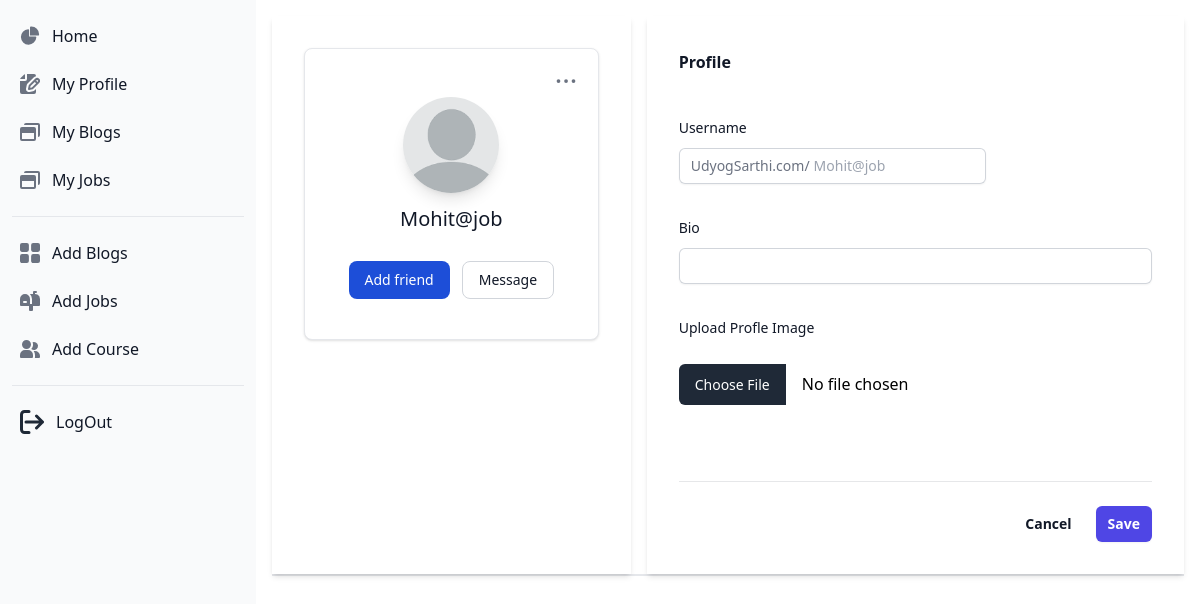
The page /contributor/13/edit-contributor-profile/ (signed in) on the database its author committed.
### usa/models.py (models this page shows)
class Contributor(models.Model):
    user = models.OneToOneField(User, on_delete=models.CASCADE)
    bio = models.TextField(blank=True)
    profileimg = models.ImageField(upload_to='profile_images', default='blank-profile-pic.png')
    def __str__(self):
        return self.user.username

### contributor/views.py (the view, shortened to what this page needs)
# urls.py: path('<int:user_id>/edit-contributor-profile/', views.edit_contributor_profile, name="edit_contributor_profile"),
@login_required(login_url='usa:login')
def edit_contributor_profile(request, user_id):
    user_profile = Contributor.objects.get(user=request.user)
    context = {
        'user_profile': user_profile,
    }
    template_name = "contributors/edit-contributor-profile.html"
    return render(request, template_name, context)

### usa/templatetags/usa_tags.py (called while the page is built)
@register.simple_tag
def signout_url():
    return reverse('usa:signout')

### templates/contributors/edit-contributor-profile.html (shortened to what this page needs)
{% include 'contributors/contributor_sidebar.html' %}
    <section class="p-4 sm:ml-64">
        <div class="h-full">
            <div class="border-b-2 block md:flex">
            <div class="w-full md:w-2/5 p-4 sm:p-6 lg:p-8 bg-white shadow-md">
                <div class="w-full max-w-sm bg-white border border-gray-200 rounded-lg shadow dark:bg-gray-800 dark:border-gray-700">
                    <div class="flex justify-end px-4 pt-4">
                        <button id="dropdownButton" data-dropdown-toggle="dropdown" class="inline-block text-gray-500 dark:text-gray-400 hover:bg-gray-100 dark:hover:bg-gray-700 focus:ring-4 focus:outline-none focus:ring-gray-200 dark:focus:ring-gray-700 rounded-lg text-sm p-1.5" type="button">
                            <svg class="w-5 h-5" aria-hidden="true" xmlns="http://www.w3.org/2000/svg" fill="currentColor" viewBox="0 0 16 3">
                                <path d="M2 0a1.5 1.5 0 1 1 0 3 1.5 1.5 0 0 1 0-3Zm6.041 0a1.5 1.5 0 1 1 0 3 1.5 1.5 0 0 1 0-3ZM14 0a1.5 1.5 0 1 1 0 3 1.5 1.5 0 0 1 0-3Z"/>
                            </svg>
                        </button>
                    </div>
                    <div class="flex flex-col items-center pb-10">
                        <img class="w-24 h-24 mb-3 rounded-full shadow-lg" style="object-fit: cover;" src="{{user_profile.profileimg.url}}" alt="Bonnie image"/>
                        <h5 class="mb-1 text-xl font-medium text-gray-900 dark:text-white">{{user_profile}}</h5>
                        <div class="flex mt-4 md:mt-6">
                            <a href="#" class="inline-flex items-center px-4 py-2 text-sm font-medium text-center text-white bg-blue-700 rounded-lg hover:bg-blue-800 focus:ring-4 focus:outline-none focus:ring-blue-300 dark:bg-blue-600 dark:hover:bg-blue-700 dark:focus:ring-blue-800">Add friend</a>
                            <a href="#" class="inline-flex items-center px-4 py-2 text-sm font-medium text-center text-gray-900 bg-white border border-gray-300 rounded-lg hover:bg-gray-100 focus:ring-4 focus:outline-none focus:ring-gray-200 dark:bg-gray-800 dark:text-white dark:border-gray-600 dark:hover:bg-gray-700 dark:hover:border-gray-700 dark:focus:ring-gray-700 ms-3">Message</a>
                        </div>
                    </div>
                </div>
            </div>
            <div class="w-full md:w-3/5 p-8 bg-white lg:ml-4 shadow-md">
                <form action="" method="post" enctype="multipart/form-data">
                    <div class="space-y-12">
                    <div class="border-b border-gray-900/10 pb-12">
                        <h2 class="text-base font-semibold leading-7 text-gray-900">Profile</h2>
                        <div class="mt-10 grid grid-cols-1 gap-x-6 gap-y-8 sm:grid-cols-6">
                        <div class="sm:col-span-4">
                            <label for="username" class="block text-sm font-medium leading-6 text-gray-900">Username</label>
                            <div class="mt-2">
                            <div class="flex rounded-md shadow-sm ring-1 ring-inset ring-gray-300 focus-within:ring-2 focus-within:ring-inset focus-within:ring-indigo-600 sm:max-w-md">
                                <span class="flex select-none items-center pl-3 text-gray-500 sm:text-sm">UdyogSarthi.com/</span>
                                <input type="text" name="username" id="username" autocomplete="username" class="block flex-1 border-0 bg-transparent py-1.5 pl-1 text-gray-900 placeholder:text-gray-400 focus:ring-0 sm:text-sm sm:leading-6" placeholder="{{user_profile.user}}">
                            </div>
                            </div>
                        </div>
                        <div class="col-span-full">
                            <label for="street-address" class="block text-sm font-medium leading-6 text-gray-900">Bio</label>
                            <div class="mt-2">
                            <input type="text" name="bio" id="bio" autocomplete="bio" placeholder='{{user_profile.bio}}' class="block w-full rounded-md border-0 py-1.5 text-gray-900 shadow-sm ring-1 ring-inset ring-gray-300 placeholder:text-gray-400 focus:ring-2 focus:ring-inset focus:ring-indigo-600 sm:text-sm sm:leading-6">
                            </div>
                        </div>
                        <div class="col-span-full">
                            <label for="about" class="block text-sm font-medium leading-6 text-gray-900">Upload Profle Image</label><br>
                            <input class="file-upload-input mb-7 rounded-md" name="image" type="file" onchange="readURL(this)" accept="Image/*"><br>
                        </div>
                        </div>
                    </div>
                    </div>
                    <div class="mt-6 flex items-center justify-end gap-x-6">
                    <button type="button" class="text-sm font-semibold leading-6 text-gray-900">Cancel</button>
                    <button type="submit" class="rounded-md bg-indigo-600 px-3 py-2 text-sm font-semibold text-white shadow-sm hover:bg-indigo-500 focus-visible:outline focus-visible:outline-2 focus-visible:outline-offset-2 focus-visible:outline-indigo-600">Save</button>
                    </div>
                </form>
            </div>
            </div>
        </div>
    </section>
</body>
</html>

### templates/contributors/contributor_sidebar.html (style rules this page uses)
h5 { color: red; }

### rows shown on the page
Contributor: profileimg (placeholder picture), user.username "Mohit@job", username "Mohit@job"
